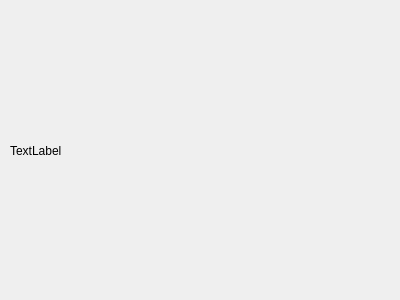
<?xml version="1.0" encoding="UTF-8"?>
<ui version="4.0">
 <class>BookVax</class>
 <widget class="QDialog" name="BookVax">
  <property name="geometry">
   <rect>
    <x>0</x>
    <y>0</y>
    <width>400</width>
    <height>300</height>
   </rect>
  </property>
  <property name="windowTitle">
   <string>Dialog</string>
  </property>
  <widget class="QLabel" name="label">
   <property name="geometry">
    <rect>
     <x>10</x>
     <y>10</y>
     <width>371</width>
     <height>281</height>
    </rect>
   </property>
   <property name="text">
    <string>TextLabel</string>
   </property>
  </widget>
 </widget>
 <resources/>
 <connections/>
</ui>
